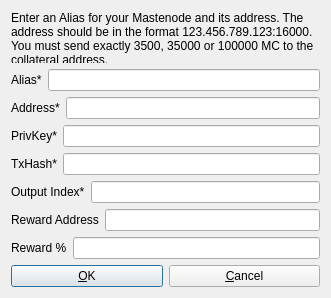
<?xml version="1.0" encoding="UTF-8"?>
<ui version="4.0">
 <class>AddEditAdrenalineNode</class>
 <widget class="QDialog" name="AddEditAdrenalineNode">
  <property name="geometry">
   <rect>
    <x>0</x>
    <y>0</y>
    <width>331</width>
    <height>298</height>
   </rect>
  </property>
  <property name="windowTitle">
   <string>Add/Edit MasterCoin Node</string>
  </property>
  <property name="modal">
   <bool>true</bool>
  </property>
  <layout class="QVBoxLayout" name="verticalLayout">
   <item>
    <widget class="QLabel" name="label_9">
     <property name="sizePolicy">
      <sizepolicy hsizetype="Preferred" vsizetype="Expanding">
       <horstretch>0</horstretch>
       <verstretch>0</verstretch>
      </sizepolicy>
     </property>
     <property name="text">
      <string>&lt;html&gt;&lt;head/&gt;&lt;body&gt;&lt;p&gt;Enter an Alias for your Mastenode and its address. The address should be in the format 123.456.789.123:16000. You must send exactly 3500, 35000 or 100000 MC to the collateral address.&lt;/p&gt;&lt;/body&gt;&lt;/html&gt;</string>
     </property>
     <property name="wordWrap">
      <bool>true</bool>
     </property>
    </widget>
   </item>
   <item>
    <layout class="QHBoxLayout" name="horizontalLayout_4">
     <property name="bottomMargin">
      <number>0</number>
     </property>
     <item>
      <widget class="QLabel" name="label_4">
       <property name="text">
        <string>Alias*</string>
       </property>
      </widget>
     </item>
     <item>
      <widget class="QLineEdit" name="aliasLineEdit"/>
     </item>
    </layout>
   </item>
   <item>
    <layout class="QHBoxLayout" name="horizontalLayout_5">
     <property name="bottomMargin">
      <number>0</number>
     </property>
     <item>
      <widget class="QLabel" name="label_6">
       <property name="text">
        <string>Address*</string>
       </property>
      </widget>
     </item>
     <item>
      <widget class="QLineEdit" name="addressLineEdit"/>
     </item>
    </layout>
   </item>
   <item>
    <layout class="QHBoxLayout" name="horizontalLayout_3">
     <property name="bottomMargin">
      <number>0</number>
     </property>
     <item>
      <widget class="QLabel" name="label_5">
       <property name="text">
        <string>PrivKey*</string>
       </property>
      </widget>
     </item>
     <item>
      <widget class="QLineEdit" name="privkeyLineEdit"/>
     </item>
    </layout>
   </item>
   <item>
    <layout class="QHBoxLayout" name="horizontalLayout_2">
     <property name="bottomMargin">
      <number>0</number>
     </property>
     <item>
      <widget class="QLabel" name="label_2">
       <property name="text">
        <string>TxHash*</string>
       </property>
      </widget>
     </item>
     <item>
      <widget class="QLineEdit" name="txhashLineEdit"/>
     </item>
    </layout>
   </item>
   <item>
    <layout class="QHBoxLayout" name="horizontalLayout_8">
     <property name="bottomMargin">
      <number>0</number>
     </property>
     <item>
      <widget class="QLabel" name="label_8">
       <property name="text">
        <string>Output Index*</string>
       </property>
      </widget>
     </item>
     <item>
      <widget class="QLineEdit" name="outputindexLineEdit"/>
     </item>
    </layout>
   </item>
   <item>
    <layout class="QHBoxLayout" name="horizontalLayout_6">
     <property name="bottomMargin">
      <number>0</number>
     </property>
     <item>
      <widget class="QLabel" name="label_3">
       <property name="text">
        <string>Reward Address</string>
       </property>
      </widget>
     </item> 
     <item>
      <widget class="QLineEdit" name="rewardaddressLineEdit"/>
     </item>
    </layout>
   </item>
   <item>
    <layout class="QHBoxLayout" name="horizontalLayout_7">
     <property name="bottomMargin">
      <number>0</number>
     </property>
     <item>
      <widget class="QLabel" name="label_7">
       <property name="text">
        <string>Reward %</string>
       </property>
      </widget>
     </item>
     <item>
      <widget class="QLineEdit" name="rewardpercentageLineEdit"/>
     </item>
    </layout>
   </item>
   <item>
    <layout class="QHBoxLayout" name="horizontalLayout_Buttons">
     <item>
      <widget class="QPushButton" name="okButton">
       <property name="text">
        <string>&amp;OK</string>
       </property>
      </widget>
     </item>
     <item>
      <widget class="QPushButton" name="cancelButton">
       <property name="text">
        <string>&amp;Cancel</string>
       </property>
       <property name="autoDefault">
        <bool>false</bool>
       </property>
      </widget>
     </item>
    </layout>
   </item>
  </layout>
 </widget>
 <resources/>
 <connections/>
</ui>
